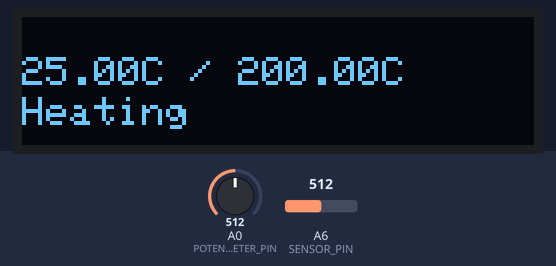
A sketch run on a simulated Arduino Nano, built with avr-gcc and run on an emulated ATmega328P. Shown: 128×32 one-colour display. Inputs (shaded band) come from the test bench; at power-on: A6 (SENSOR_PIN) = 512, A0 (POTENTIOMETER_PIN) = 512. What the sketch prints to the serial monitor is not drawn.

Above: at 4.2 s.
4.3 s: A6 (SENSOR_PIN) set to 1009
At 5.1 s:
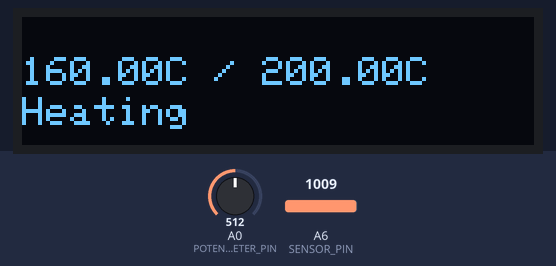
5.8 s: A6 (SENSOR_PIN) set to 1018
At 6.9 s:
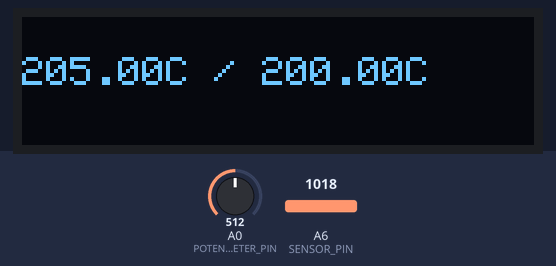
7.3 s: A0 (POTENTIOMETER_PIN) set to 536
At 8.1 s:
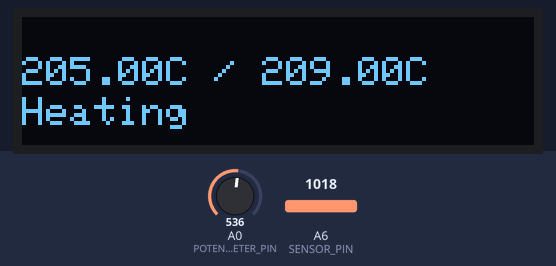
8.8 s: A6 (SENSOR_PIN) set to 169
At 9.9 s:
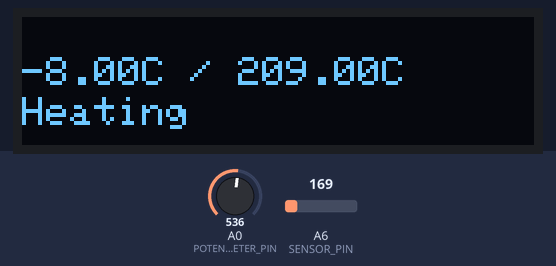
10.3 s: A6 (SENSOR_PIN) set to 156
At 11.5 s:
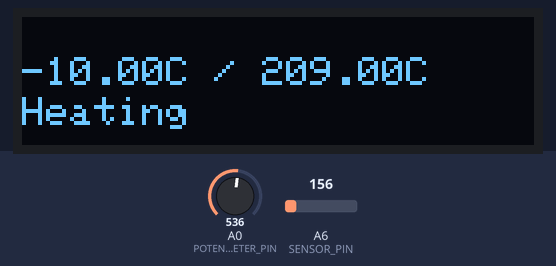
11.8 s: A0 (POTENTIOMETER_PIN) set to 511
At 12.2 s:
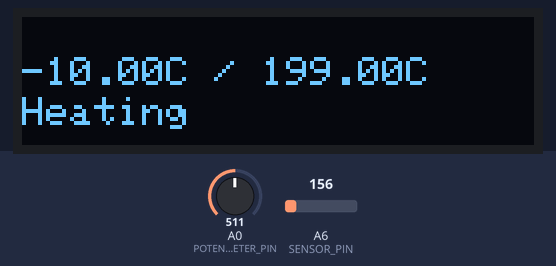
Timing chart, 0 to 14.3 s (numbered marks = the images above; inputs shaded):
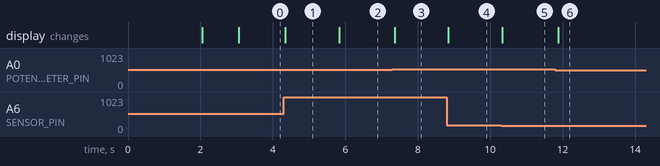

The sketch:

main.ino
```cpp
#include "TemperatureController.hpp"

TemperatureController controller;

void setup() {
  Serial.begin(115200);

  controller.setup();

  delay(1000);
}

void loop() {
  controller.controlTemperature();

  delay(50);
}
```

TemperatureController.cpp
```cpp
#include "TemperatureController.hpp"

#include <Arduino.h>

TemperatureController::TemperatureController()
    :
    display(),
    sensor(TemperatureController::SENSOR_PIN),
    potentiometer(TemperatureController::POTENTIOMETER_PIN)
{
}

void TemperatureController::setup()
{
    this->display.setup();
    this->potentiometer.setup();
}

void TemperatureController::controlTemperature()
{
    double temp = this->sensor.readTempC();
    int roundedTemp = round(temp);
    int targetTemp = this->potentiometer.getTargetTempC();

    bool isHeating = this->heaterControl(roundedTemp, targetTemp);
    this->display.displayTemperature(roundedTemp, targetTemp, isHeating);
}

bool TemperatureController::heaterControl(int temp, int targetTemp)
{
    if (temp < targetTemp)
    {
        // Temperature is below target, turn on the heater
        digitalWrite(TemperatureController::RELAY_PIN, HIGH);
        return true;
    }
    else
    {
        // Temperature has reached or exceeded target, turn off the heater
        digitalWrite(TemperatureController::RELAY_PIN, LOW);
        return false;
    }
}
```

TemperatureController.hpp
```cpp
#ifndef TEMPERATURECONTROLLER_HPP
#define TEMPERATURECONTROLLER_HPP
#include "TemperatureDisplay.hpp"
#include "TemperatureSensor.hpp"
#include "TemperaturePotentiometer.hpp"

class TemperatureController
{
    public:
        TemperatureController();
        void setup();
        void controlTemperature();

        static constexpr int RELAY_PIN = 3;
        static constexpr int SENSOR_PIN = A6;
        static constexpr int POTENTIOMETER_PIN = A0;

    private:
        TemperatureDisplay display;
        TemperatureSensor sensor;
        TemperaturePotentiometer potentiometer;

        bool heaterControl(int temp, int targetTemp);
};

#endif
```

TemperatureDisplay.cpp
```cpp
#include "TemperatureDisplay.hpp"

#include <Wire.h>
#include <Adafruit_GFX.h>

TemperatureDisplay::TemperatureDisplay()
    : display(SCREEN_WIDTH, SCREEN_HEIGHT, &Wire, -1) {
}

void TemperatureDisplay::setup() {
  if(!display.begin(SSD1306_SWITCHCAPVCC, 0x3C)) { // I2C Address (0x3D for 128x64)
    Serial.println(F("SSD1306 allocation failed"));
    while(true);
  }

  delay(2000);

  display.clearDisplay();

  display.setTextSize(1);
  display.setTextColor(WHITE);
  display.setCursor(0, 10);

  display.println("Starting..");
  display.display();
}

void TemperatureDisplay::displayTemperature(double temperature, double targetTemp, bool isHeating) {
  display.clearDisplay();
  display.setTextSize(1);
  display.setTextColor(WHITE);
  display.setCursor(0, 10);
  display.println(String(temperature) + "C / " + String(targetTemp) + "C");

  display.setCursor(0, 20);
  if(isHeating)
    display.println("Heating");

  display.display();
}
```

TemperatureDisplay.hpp
```cpp
#ifndef TEMPERATUREDISPLAY_HPP
#define TEMPERATUREDISPLAY_HPP

#include <Adafruit_SSD1306.h>

class TemperatureDisplay
{
    public:
        static constexpr int SCREEN_WIDTH = 128; // OLED display width, in pixels
        static constexpr int SCREEN_HEIGHT = 32; // OLED display height, in pixels

        Adafruit_SSD1306 display;

        TemperatureDisplay();
        void setup();
        void displayTemperature(double temperature, double targetTemp, bool isHeating);
};

#endif
```

TemperaturePotentiometer.cpp
```cpp
#include "TemperaturePotentiometer.hpp"

#include <Arduino.h>

TemperaturePotentiometer::TemperaturePotentiometer(int pin)
    : pin(pin)
{
}

void TemperaturePotentiometer::setup()
{
    pinMode(this->pin, INPUT);
}

int TemperaturePotentiometer::getTargetTempC()
{
    int sensorValue = analogRead(this->pin);
    int mappedValue = map(sensorValue, 0, 1023, 0, 400);

    // Update the last stable value if the change is outside the deadzone
    if (abs(mappedValue - this->lastStableValue) > this->deadzone) {
        this->lastStableValue = mappedValue;
    }

    return this->lastStableValue;
}
```

TemperaturePotentiometer.hpp
```cpp
#ifndef TEMPERATUREPOTENTIOMETER_HPP
#define TEMPERATUREPOTENTIOMETER_HPP

class TemperaturePotentiometer
{
    public:
        TemperaturePotentiometer(int pin);
        void setup();
        int getTargetTempC();
        int pin;
    private:
        int lastStableValue = 0; // Stores the last stable value
        int deadzone = 2;
};

#endif
```

TemperatureSensor.cpp
```cpp
#include "TemperatureSensor.hpp"

#include <math.h>
#include <Arduino.h>

TemperatureSensor::TemperatureSensor(int pin)
    : pin(pin)
{
}

double TemperatureSensor::convertRawToTemperature(int raw, bool celsius)
{
    double temperatureInF;

    temperatureInF = log(10000.0 * ((1024.0 / raw - 1)));
    temperatureInF = 1 / (0.001129148 + (0.000234125 + (0.0000000876741 * temperatureInF * temperatureInF)) * temperatureInF);
    temperatureInF = temperatureInF - 273.15;

    if (celsius == false)
        temperatureInF = (temperatureInF * 9.0) / 5.0 + 32.0;

    return temperatureInF;
}

double TemperatureSensor::readTempC()
{
    int rawTemperature = analogRead(this->pin);
    double temperatureInC = convertRawToTemperature(rawTemperature, true);

    Serial.print("Temperature: ");
    Serial.print(temperatureInC);
    Serial.println("° C");

    return temperatureInC;
}
```

TemperatureSensor.hpp
```cpp
#ifndef TEMPERATURESENSOR_HPP
#define TEMPERATURESENSOR_HPP

class TemperatureSensor
{
    public:
        TemperatureSensor(int pin);
        double readTempC();
        int pin;
    private:
        double convertRawToTemperature(int raw, bool celsius);
};

#endif
```

Measured:
- the behaviour switches between 1017 and 1018 on A6 (SENSOR_PIN) (found by bisection; images 1 and 2)
- the behaviour switches between 526 and 527 on A0 (POTENTIOMETER_PIN) (found by bisection; images 2 and 3)
- after the input at 4.3 s, the display: changes at once (image 1)
- after the input at 5.8 s, the display: changes at once (image 2)
- after the input at 7.3 s, the display: changes after 0.06 s (image 3)
- after the input at 8.8 s, the display: changes after 0.05 s (image 4)
- after the input at 10.3 s, the display: changes at once (image 5)
- after the input at 11.8 s, the display: changes after 0.08 s (image 6)
